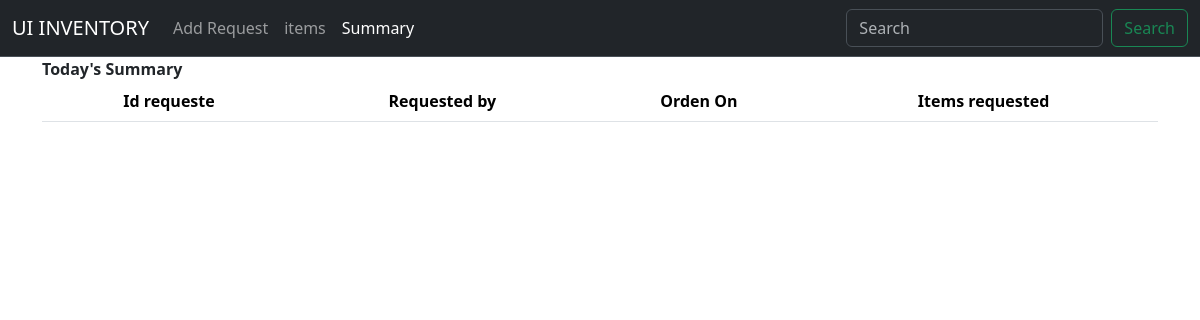
/summary.php, run on an earlier commit of the app's database.
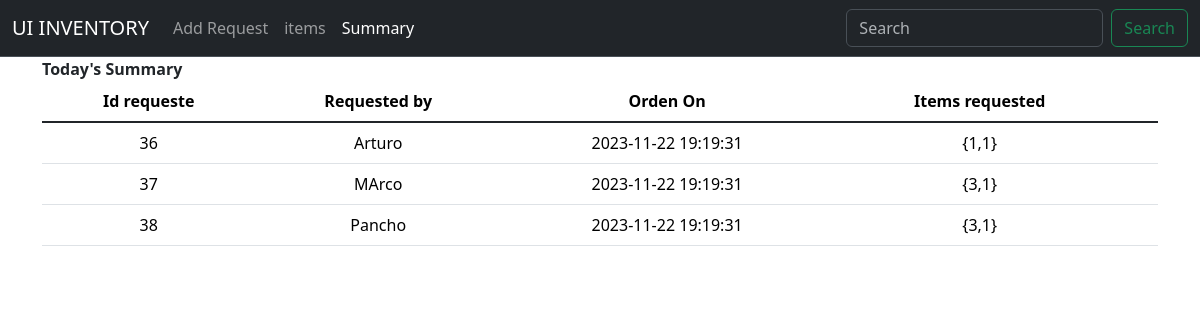
And on a later commit of the database.
### tables this page shows
CREATE TABLE `summary` (
  `req_id` int(11) NOT NULL DEFAULT 0,
  `requested_by` varchar(50) NOT NULL,
  `ordered_on` datetime NOT NULL,
  `items` varchar(20) NOT NULL
);

### summary.php (the view, shortened to what this page needs)
<!DOCTYPE html>
<html lang="en">
<head>
  <link href="https://cdn.jsdelivr.net/npm/bootstrap@5.3.2/dist/css/bootstrap.min.css" rel="stylesheet">
</head>
<body>
<nav class="navbar navbar-expand-lg bg-dark border-body border-bottom " data-bs-theme="dark">
  <div class="container-fluid">
    <a class="navbar-brand" href="#">UI INVENTORY</a>
    <div class="collapse navbar-collapse" id="navbarTogglerDemo02">
      <ul class="navbar-nav me-auto mb-2 mb-lg-0">
        <li class="nav-item">
          <a class="nav-link"  href="create.php">Add Request</a>
        </li>
        <li class="nav-item">
          <a class="nav-link " aria-current="page" href="items.php">items</a>
        </li>
        <li class="nav-item">
          <a class="nav-link active" aria-current="page"href="summary.php">Summary</a>
        </li>
      </ul>
      <form class="d-flex" role="search">
        <input class="form-control me-2" type="search" placeholder="Search" aria-label="Search">
        <button class="btn btn-outline-success" type="submit">Search</button>
      </form>
    </div>
  </div>
</nav>
<div class="container">
  <div class="col-sx-10 m-auto">
    <table class="table text-center">
      <thead>
        <tr><b>Today's Summary</b></tr>
        <tr>
          <th>Id requeste</th>
          <th>Requested by</th>
          <th>Orden On </th>
          <th>Items requested</th>
        </tr>
      </thead>
      <tbody class="table-group-divider">
        <?php
      include "connect.php";
      $sql_query = "SELECT * FROM `summary` ";
      $result = $conn->query($sql_query);
      while($row=$result->fetch_assoc()){
        echo "
        <tr>
          <td>$row[req_id]</td>
          <td>$row[requested_by]</td>
          <td>$row[ordered_on]</td>
          <td>$row[items]</td>
        <th>
        </th>
        </tr>
        ";
      }
      ?>
    </tbody>
   </table>
  </div>
</div>
</body>
</html>

What changed in the data, as far as the page shows it:
added summary: req_id "36", requested_by "Arturo", ordered_on "2023-11-22 19:19:31", items "{1,1}"
added summary: req_id "37", requested_by "MArco", ordered_on "2023-11-22 19:19:31", items "{3,1}"
added summary: req_id "38", requested_by "Pancho", ordered_on "2023-11-22 19:19:31", items "{3,1}"
